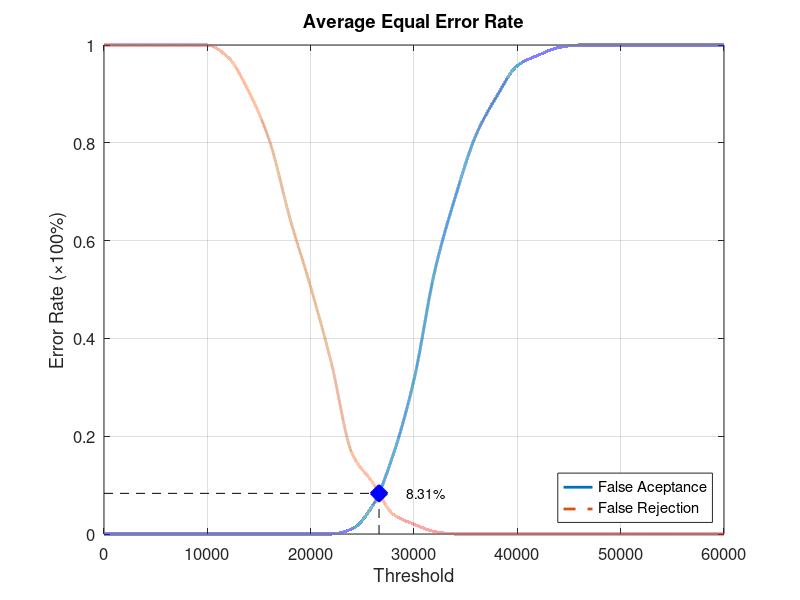
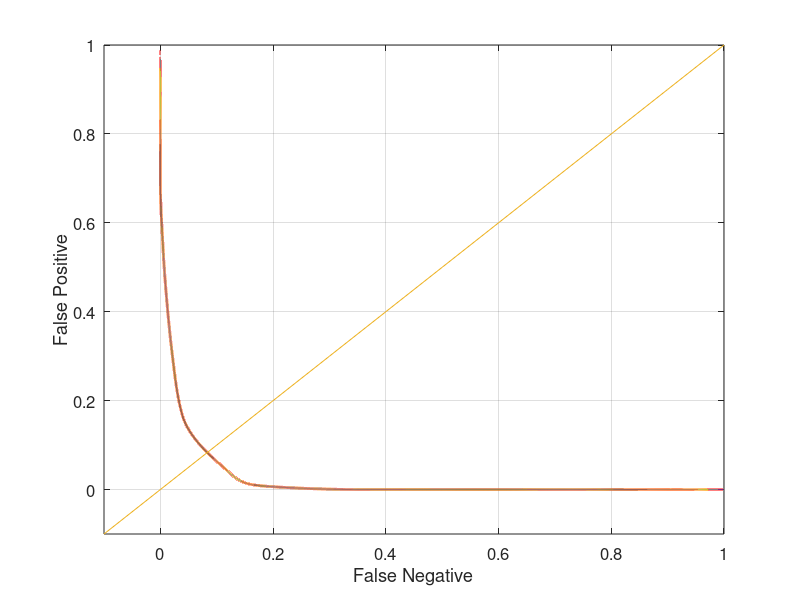

Reproduce these figures in MATLAB, in order.
function yEER = Database5_1
close all;
clear;
clc;
x = 0:2000:60000;
xq = 0:0.5:60000;

y0 = [0 0 0 0 0 0 0 0 0 0 0 0 0.0105263 0.0578947 0.163158 0.315789 0.536842 0.689474 0.815789 0.894737 0.957895 0.978947 0.994737 1 1 1 1 1 1 1 1];
yy0 = interp1(x, y0, xq, 'pchip');
y1 = [1 1 1 1 1 1 0.975 0.905 0.805 0.645 0.505 0.35 0.165 0.105 0.04 0.02 0.005 0 0 0 0 0 0 0 0 0 0 0 0 0 0];
yy1 = interp1(x, y1, xq, 'pchip');

% Calculating EER: 
y2 = abs(y0 - y1);
find(y2 == min(y2))
yy2 = abs(yy0 - yy1);
xEER = find(yy2 == min(yy2));
xEERIndex = xq(xEER) % X-axis EER
yEER = yy0(xEER) % Y-axis EER

main = figure
plot(xq, yy0,'-','LineWidth', 2);	hold on
plot(xq, yy1,'--','LineWidth', 2);	hold on
plot([xEERIndex xEERIndex], [0 yEER], 'k--');	hold on
plot([0 xEERIndex], [yEER yEER], 'k--');	hold on
plot(xEERIndex, yEER, 'bx', 'LineWidth', 10);	hold on
text(xEERIndex + 10 * xEERIndex / 100, yEER, [num2str(round((10000 * yEER)) / 100) '%'])
legend('False Aceptance', 'False Rejection', 'Location', 'SouthEast')
xlabel('Threshold')
ylabel('Error Rate (\times100%)')
title('Average Equal Error Rate')
set(gca, 'FontSize', 12)
axis([0 60000 0 1])
grid on

print(main, 'Database5_1Main', '-dpng');
FNRxFPR = figure('Color', [1 1 1]);
plot(yy1, yy0, '-', yy1, yy0, 'LineWidth', 2);
hold on
y = -0.1:0.1:1
plot(y, y); 
set(gca, 'FontSize', 12)
xlabel('False Negative')
ylabel('False Positive')
axis([-0.1 1 -0.1 1])
set(gca, 'FontSize', 12)
grid on

print(FNRxFPR, 'Database5_1FNRxFPR','-dpng');
end
